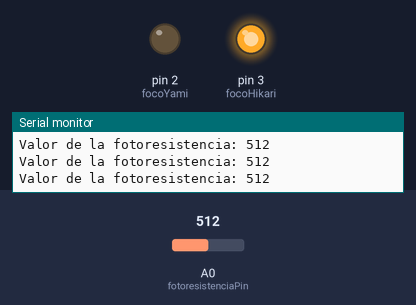
Bench run of a sketch on a simulated Arduino Uno, built with avr-gcc and run on an emulated ATmega328P. Shown: output pins drawn as LEDs (lit = HIGH), the last lines printed to the serial monitor. The inputs (shaded band) are chosen by the test bench; at power-on: A0 (fotoresistenciaPin) = 512.

Above: at 1.3 s.
1.4 s: A0 (fotoresistenciaPin) set to 7
2.9 s: A0 (fotoresistenciaPin) set to 4
At 4.2 s:
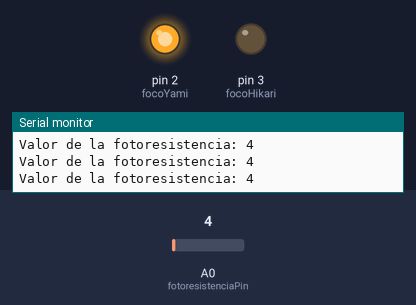
4.5 s: A0 (fotoresistenciaPin) set to 122
At 5.4 s:
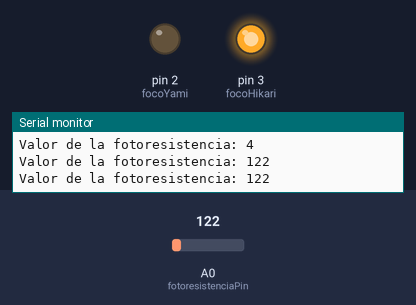
6.0 s: A0 (fotoresistenciaPin) set to 0
At 6.6 s:
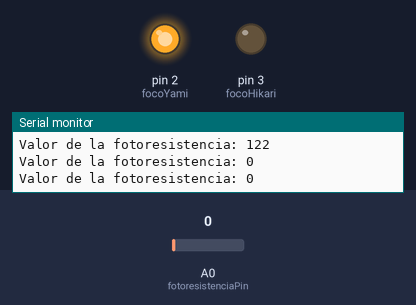
Timing chart, 0 to 8.5 s (numbered marks = the images above; inputs shaded):
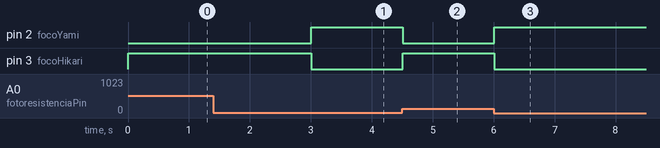

Measured:
- the behaviour switches between 6 and 5 on A0 (fotoresistenciaPin) (found by bisection; images 0 and 1)
- after the input at 2.9 s, pin 2 (focoYami): LOW → HIGH after 0.10 s; pin 3 (focoHikari): HIGH → LOW after 0.10 s
- after the input at 4.5 s, pin 2 (focoYami): HIGH → LOW at once; pin 3 (focoHikari): LOW → HIGH at once
- after the input at 6.0 s, pin 2 (focoYami): LOW → HIGH at once; pin 3 (focoHikari): HIGH → LOW at once

The sketch:

Fotoresistencia.ino
```cpp
const int fotoresistenciaPin = A0;
const int focoYami = 2;
const int focoHikari = 3;
const int umbralOscuro = 5;


void setup() {
  Serial.begin(9600);
  pinMode(focoYami, OUTPUT);
  pinMode(focoHikari, OUTPUT);
}

void loop() {
  int lectura = analogRead(fotoresistenciaPin);

  Serial.print("Valor de la fotoresistencia: ");
  Serial.println(lectura);


  if (lectura <= umbralOscuro) {
    digitalWrite(focoYami, HIGH);
    digitalWrite(focoHikari, LOW);

  }

  else {
    digitalWrite(focoYami, LOW);
    digitalWrite(focoHikari, HIGH);
  }

  delay(500);
}
```
